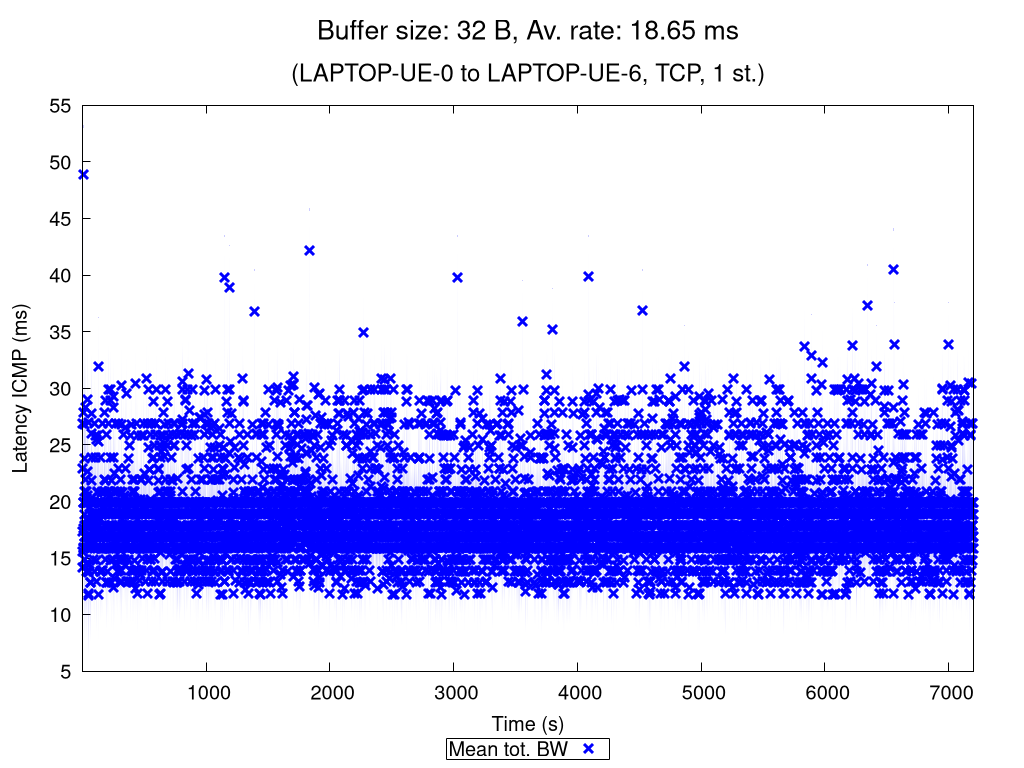

Source code (gnuplot):
set terminal pngcairo nocrop enhanced size 1024,768 font "Verdana,15"
set output "TCP_1_st_2020_11_06_10-21-52_one2two_00032B.png"

set title "{/=20 Buffer size: 32 B, Av. rate: 18.65 ms}\n\n{/=18 (LAPTOP-UE-0 to LAPTOP-UE-6, TCP, 1 st.)}"

set xlabel "Time (s)"
set ylabel "Latency ICMP (ms)"
set ytics nomirror
set key bmargin center horizontal box samplen 1 width -1
set bmargin 4.6
set rmargin 4.5

rf = 1.0  # rate factor
set style fill transparent solid 0.2 noborder
set autoscale xfix
plot "TCP_1_st_2020_11_06_10-21-52_one2two_00032B_iperf_processed.dat" using 1:($2/rf-$3/rf):($2/rf+$3/rf) with filledcurves lc rgb "blue" notitle, \
     "" using 1:($2/rf) with points pt 2 ps 1.5 lw 3 lc rgb "blue" title "Mean tot. BW", \
